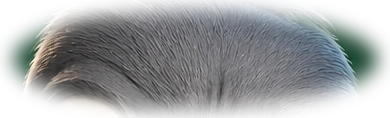
#> input picture shorts/assets/hosts/pigeon/brows_down.png, 390 x 118 px
$ python -i graphics.py   (imports and definitions only)
#> lines starting #> are read from the running program, lines starting #| are printed output that depends on the picture
#> further down, picture is the input picture: PIL image 390x118 RGBA; mean R, G, B, A 87.8, 97.1, 95, 149.6
"""On-screen graphics, drawn with Pillow as transparent 1080x1920 frames.

Everything visual (hook title, stat/matchup cards, karaoke captions, progress bar, brand tag) is
rendered here so FFmpeg only has to composite images; no libass/drawtext build is required.
Key content stays inside the area Shorts/Reels UI doesn't cover (roughly y 140-1480, x 70-1010).
"""
from pathlib import Path

from PIL import Image, ImageDraw, ImageFilter, ImageFont

W, H = 1080, 1920
FONT_DIR = Path(__file__).parent / "assets" / "fonts"
DISPLAY = str(FONT_DIR / "Anton-Regular.ttf")
SANS = str(FONT_DIR / "Montserrat.ttf")

THEMES = {
    "eagles": {"dark": (0, 52, 58), "accent": (105, 190, 40), "muted": (165, 172, 175)},
    "sixers": {"dark": (0, 43, 92), "accent": (237, 23, 76), "muted": (190, 200, 215)},
    "phillies": {"dark": (40, 45, 74), "accent": (232, 24, 40), "muted": (205, 205, 210)},
    "flyers": {"dark": (20, 20, 20), "accent": (247, 73, 2), "muted": (200, 200, 200)},
}


# [7 lines left out: function _sans, not called in this run]


def _display(size: int) -> ImageFont.FreeTypeFont:
    return ImageFont.truetype(DISPLAY, size)


# [22 lines left out: functions _wrap, _fit_display, not called in this run]


def _shadowed(img: Image.Image, radius: int = 18, opacity: int = 150) -> Image.Image:
    """Soft drop shadow under an RGBA element, so text reads over any footage."""
#> called with radius = 18, opacity = 150
    shadow = Image.new("RGBA", img.size, (0, 0, 0, 0))
#> shadow: PIL image 390x118 RGBA; every value is 0
    shadow.putalpha(img.getchannel("A").point(lambda a: a * opacity // 255))
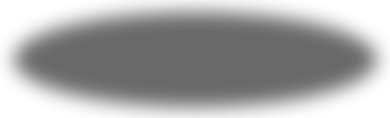
#> shadow: PIL image 390x118 RGBA; mean R, G, B, A 0, 0, 0, 87.7; transparent parts drawn white
    shadow = shadow.filter(ImageFilter.GaussianBlur(radius))
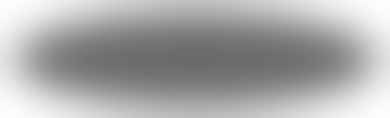
#> shadow: PIL image 390x118 RGBA; mean R, G, B, A 0, 0, 0, 84.9; transparent parts drawn white
    out = Image.new("RGBA", img.size, (0, 0, 0, 0))
    out.alpha_composite(shadow, (0, 8))
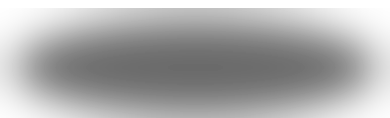
#> out: PIL image 390x118 RGBA; mean R, G, B, A 0, 0, 0, 82.1; transparent parts drawn white
    out.alpha_composite(img)
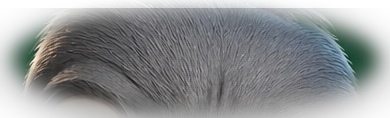
#> out: PIL image 390x118 RGBA; mean R, G, B, A 70.2, 74.7, 75.2, 166.6; transparent parts drawn white
    return out


# [30 lines left out: functions field_background, tint_layer, brand_tag, not called in this run]


def _line_height(font) -> int:
    top, bottom = font.getbbox("ÁGJQ@", anchor="lt")[1::2]
    return bottom - top


# [63 lines left out: functions hook, photo_frame, big_hook, url_tag, not called in this run]


MAX_CARD_HEIGHT = 600


# [118 lines left out: functions card, caption, progress, scaled, question_card, countdown, not called in this run]

>>> from PIL import Image
>>> picture = Image.open('assets/hosts/pigeon/brows_down.png')
>>> result = _shadowed(picture)

$ run again, on shorts/assets/hosts/pigeon/brows_up.png
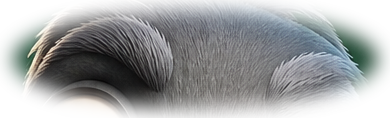
#> input picture shorts/assets/hosts/pigeon/brows_up.png, 390 x 118 px
#> picture is the input picture: PIL image 390x118 RGBA; mean R, G, B, A 86.3, 95.2, 93, 149.6
#> in _shadowed, `out.alpha_composite(img)`:
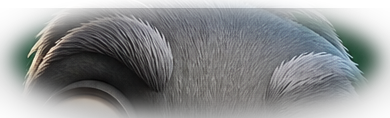
#> out: PIL image 390x118 RGBA; mean R, G, B, A 68.8, 73, 73.3, 166.6; transparent parts drawn white

$ run again, on shorts/assets/hosts/pigeon/oo.png
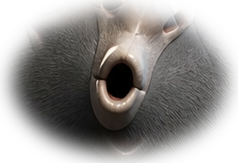
#> input picture shorts/assets/hosts/pigeon/oo.png, 238 x 163 px
#> picture is the input picture: PIL image 238x163 RGBA; mean R, G, B, A 77.7, 74, 71, 151.9
#> in _shadowed, `shadow.putalpha(img.getchannel("A").point(lambda a: a * opacity // 255))`:
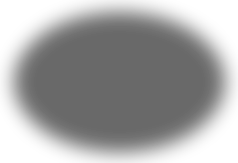
#> shadow: PIL image 238x163 RGBA; mean R, G, B, A 0, 0, 0, 89.1; transparent parts drawn white
#> in _shadowed, `out.alpha_composite(img)`:
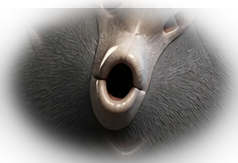
#> out: PIL image 238x163 RGBA; mean R, G, B, A 59.5, 56.4, 54.1, 167.2; transparent parts drawn white
